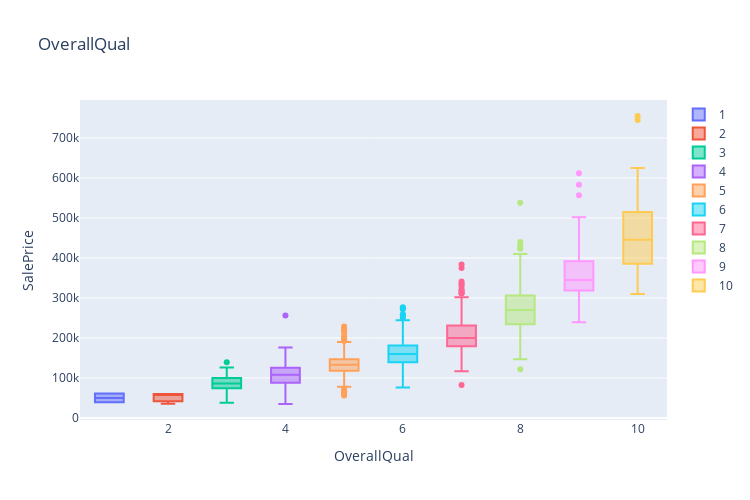

Notebook cell for this chart:
### Code cell
#lets visualize the saleprice versus OverallQual
#Boxplot is basically used for categorical to view relationships between the category column and a numeric columns

trace = []
for name, group in df_train[["SalePrice", "OverallQual"]].groupby("OverallQual"):
    trace.append( go.Box( y=group["SalePrice"].values, name=name ) )
    
layout = go.Layout(title="OverallQual", 
                   xaxis=dict(title='OverallQual',ticklen=5, zeroline= False),
                   yaxis=dict(title='SalePrice', side='left'),
                   autosize=False, width=750, height=500)

fig = go.Figure(data=trace, layout=layout)
iplot(fig)

### Figure 1 — Plotly figure (JSON) as saved in the notebook; plotly's stock layout.template omitted (floating-point values rounded to 4 significant figures; data arrays with more than 128 entries replaced by an {"elided": "..."} marker saying what was removed)
{"data": [{"name": "1", "type": "box", "y": [61000, 39300]}, {"name": "2", "type": "box", "y": [60000, 35311, 60000]}, {"name": "3", "type": "box", "y": [107400, 85000, 76500, 126175, 87500, 120000, 67000, 52000, 93500, 37900, 91000, 82000, 139600, 81000, 92900, 95000, 72500, 79000, 58500, 105000]}, {"name": "4", "type": "box", "y": [90000, 68500, 40000, 82000, 113000, 80000, 129500, 91000, 135750, 136500, 123600, 109900, 94750, 128950, 100000, 100000, 115000, 103200, 140000, 141000, 107000, 97000, 141000, 88000, 82500, 82000, 134432, 100000, 150000, 109008, 81000, 118000, 256000, 89471, 86000, 34900, 106250, 86000, 111250, 108000, 108000, 133000, 118500, 75500, 84500, 108000, 137500, 137500, 87000, 55000, 102776, 129000, 124500, 135000, 120500, 103000, 98000, 96500, 102000, 107900, 109900, 93000, 128000, 129000, 132250, 118500, 106500, 110000, 75000, 135000, 79900, 150000, 135000, 85500, 110000, 121600, 88000, 176000, 84000, 97000, 80000, 84900, 83500, 128000, 112000, 115000, 135000, 80000, 108959, 168000, 148000, 116050, 107000, 113000, 145000, 80500, 101800, 161500, 68400, 119000, 111000, 82500, 55000, 100000, 52500, 123000, 108500, 104900, 105000, 125500, 125500, 90000, 122500, 64500, 120500, 112000]}, {"name": "5", "type": "box", "y": {"elided": "397 int values"}}, {"name": "6", "type": "box", "y": {"elided": "374 int values"}}, {"name": "7", "type": "box", "y": {"elided": "319 int values"}}, {"name": "8", "type": "box", "y": {"elided": "168 int values"}}, {"name": "9", "type": "box", "y": [345000, 277500, 319900, 385000, 412500, 501837, 415298, 360000, 342643, 377426, 266000, 437154, 318061, 394432, 380000, 326000, 374000, 446261, 315000, 325000, 313000, 314813, 370878, 285000, 320000, 264132, 485000, 582933, 350000, 328900, 611657, 320000, 239000, 395192, 315500, 556581, 335000, 367294, 378500, 325000, 333168, 315000, 377500]}, {"name": "10", "type": "box", "y": [438780, 475000, 386250, 426000, 555000, 402861, 325000, 451950, 755000, 385000, 337500, 625000, 745000, 465000, 466500, 310000]}], "layout": {"autosize": false, "height": 500, "title": {"text": "OverallQual"}, "width": 750, "xaxis": {"ticklen": 5, "title": {"text": "OverallQual"}, "zeroline": false}, "yaxis": {"side": "left", "title": {"text": "SalePrice"}}}}
